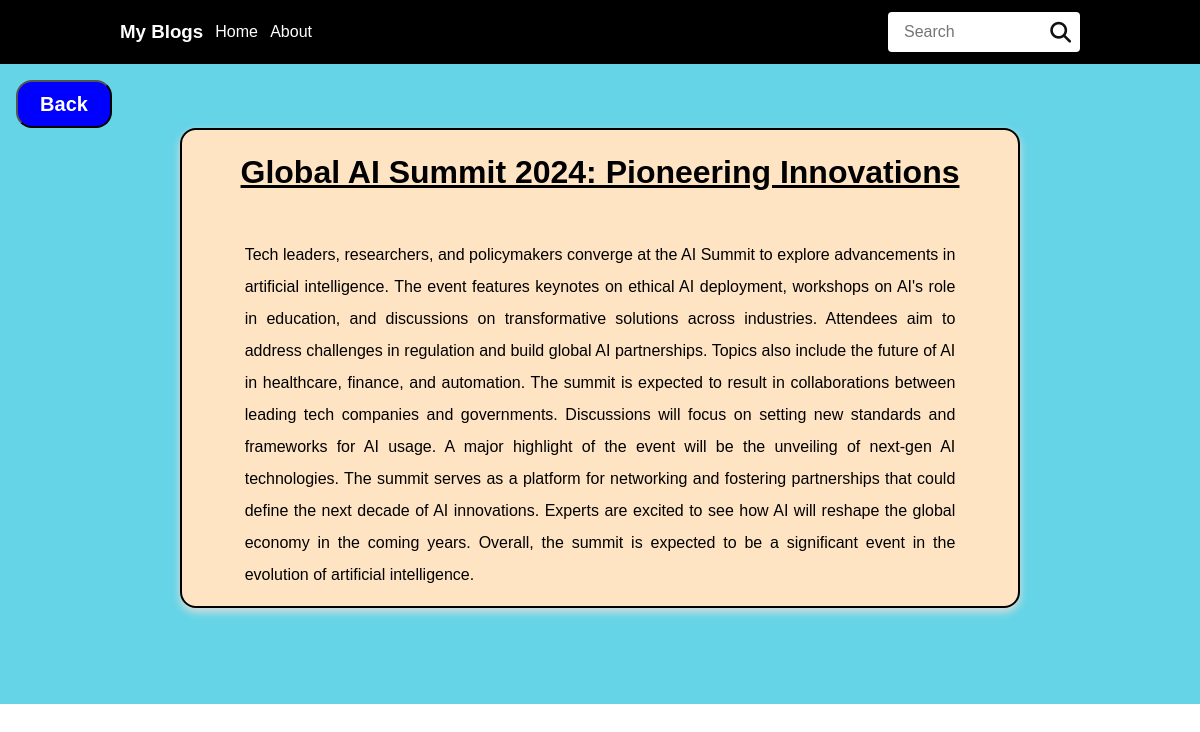
Page /blog/1/ on the committed database.
### app_1/models.py (models this page shows, shortened)
class articles(models.Model):
    Heading = models.CharField(max_length=100)
    Description = models.CharField(max_length=2000)

### app_1/views.py (the view)
# urls.py: path('blog/<int:pk>/', views.blog, name='blog'),
def blog(request,pk):
    headlines1 = articles.objects.get(id = pk)
    context = {
        'headlines1' : headlines1
    }
    return render(request,'blog.html',context)

### app_1/templates/blog.html (shortened to what this page needs)
<!DOCTYPE html>
{% load static %}
<html lang="en">
<head>
    <link rel="stylesheet" href="https://cdnjs.cloudflare.com/ajax/libs/font-awesome/6.6.0/css/all.min.css" />
    <link rel="stylesheet" href="{% static 'css/blog.css' %}">
</head>
<body>
    {% include 'nav.html' %}
    <div class="contents">
        <div class="back-button">
            <button>
                <a href="{% url 'index' %}">
                    <h2>
                        Back
                    </h2>
                </a>
            </button>
        </div>
        <div class="article-box">
            <div class="article-detail">
                <h1>{{ headlines1.Heading }}</h1>
                <p>{{ headlines1.Description }}</p>
            </div>
        </div>
    </div>
</body>
</html>

### static/css/blog.css (style rules this page uses)
* { margin: 0; box-sizing: border-box; font-family: Arial; }
.back-button button { height: 3rem; width: 6rem; padding: 0.5rem; background-color: blue; color: white; margin-top: 1rem; margin-left: 1rem; border-radius: 1rem; }
button a { text-decoration: none; color: white; }
.contents { background-color: rgb(101, 212, 230); width: 100%; height: 40rem; }
.article-box { width: 100%; display: flex; justify-content: center; align-items: center; }
.article-detail { width: 70%; border: 2px solid black; display: flex; flex-direction: column; align-items: center; border-radius: 1rem; box-shadow: 0px 4px 8px #dddddd; height: 30rem; background-color: bisque; }
.article-detail h1 { width: 100%; margin-top: 1.5rem; text-align: center; text-decoration: underline; }
.article-detail p { text-align: justify; width: 85%; margin-top: 3rem; line-height: 2rem; }

### rows in the picture
articles: Heading "Global AI Summit 2024: Pioneering Innovations", Description "Tech leaders, researchers, and policymakers converge at the AI Summit to explore advancements in artificial intelligence. The event features keynotes on ethical AI deployment, workshops on AI's role in education, and discussions on transformative solutions across industries. Attendees aim to address challenges in regulation and build global AI partnerships. Topics also include the future of AI in healthcare, finance, and automation. The summit is expected to result in collaborations between leading tech companies and governments. Discussions will focus on setting new standards and frameworks for AI usage. A major highlight of the event will be the unveiling of next-gen AI technologies. The…"
